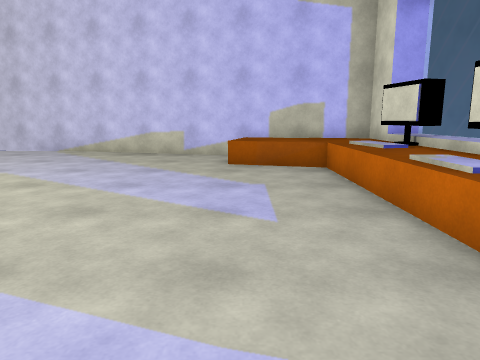
[1] (above)

14 first-person views from a walk through a 3-D level made in the Unity game engine. The camera is 1.3 m above the floor, tilts 10° down and sees 70° across. The floor is counted in squares, 1 m on a side. Each view is taken from the middle of a square. On the plan, view 1 faces up. The plan holds only what a view shows up to about 15 squares ahead; the rest is blank. The place goes on beyond the plan.

[2]
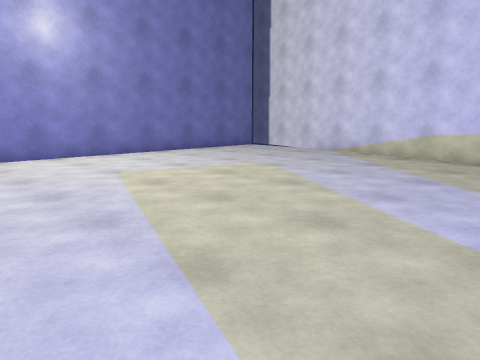

[3]
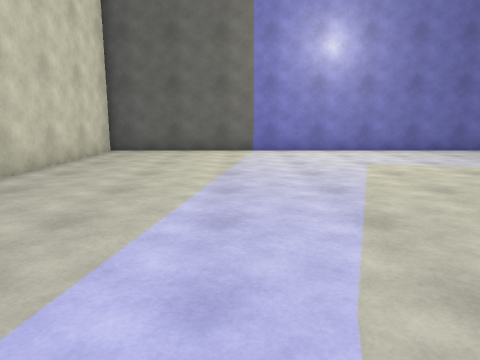

[4]
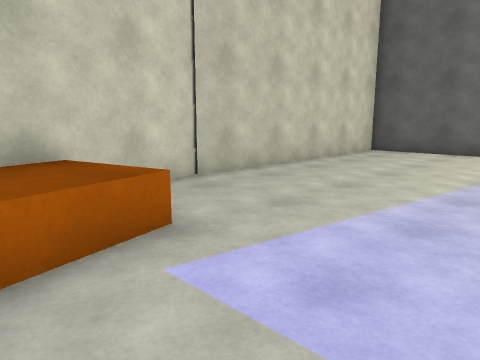

[5]
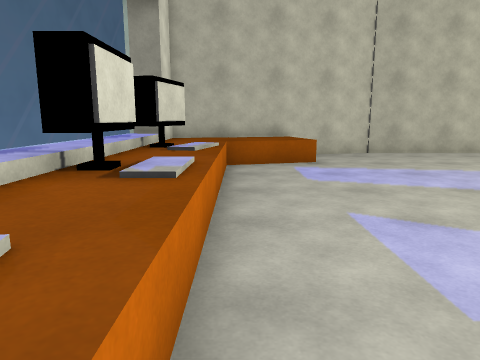

[6]
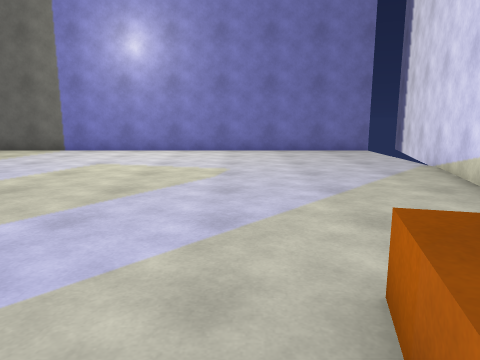

[7]
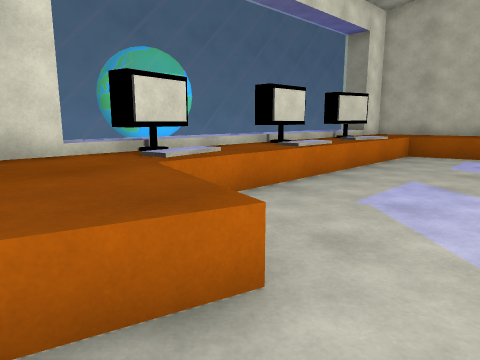

[8]
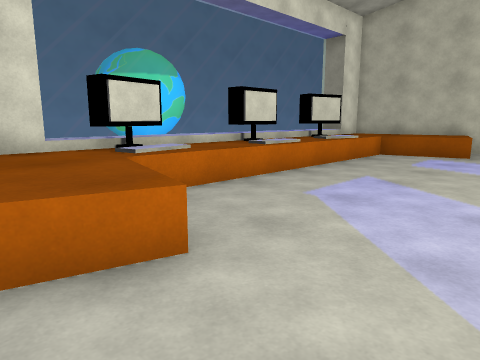

[9]
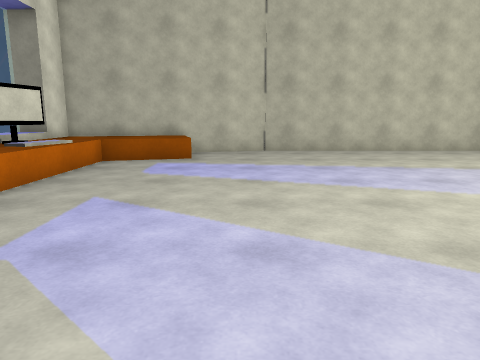

[10]
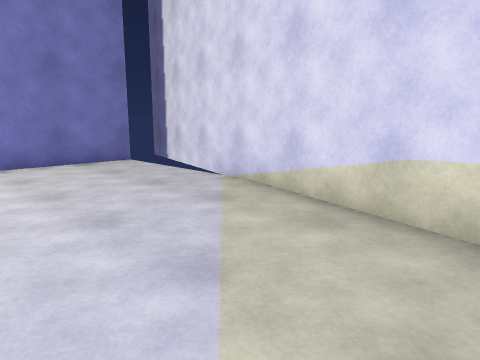

[11]
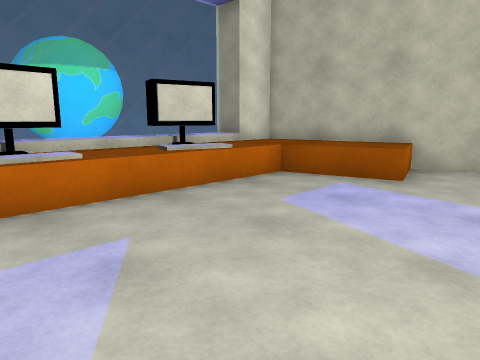

[12]
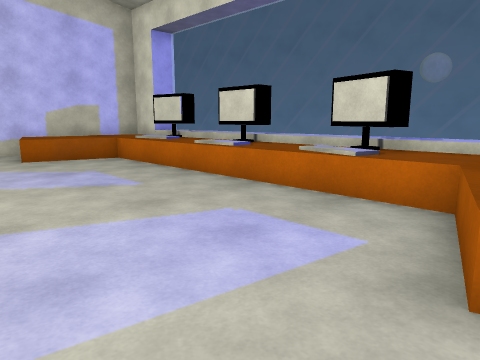

[13]
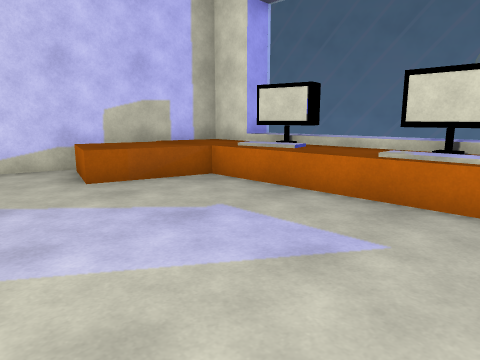

[14]
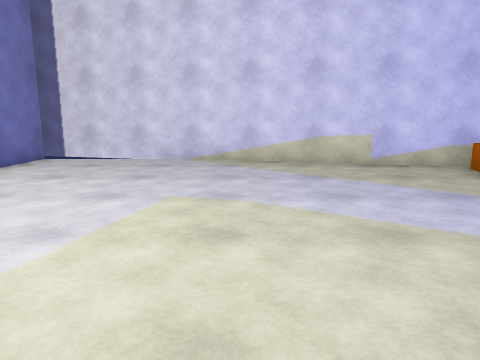

### Floor plan
Key: @ floor where view 1 was taken; # wall or solid block; . floor; ^ raised ledge; O other object.
Columns run from 13 left of view 1 to 5 right of it. Each row starts with its distance up from view 1.
 15 #######
 14 #.....#####
 13 #.........####
 12 #............^####
 11 #............^^^^^
 10 #............^^^^^#
  9 #...............^^^
  8 #...............^O^
  7 #...............^^^
  6 #...............^^^
  5 #...............^O^
  4 #...............^^^
  3 #...............^^^
  2 #...............^^^
  1 #...............^O^
  0 #............@..^O^
 -1 #.............^^^^#
 -2 #............^^^^^
 -3 #............^^^^^
 -4 #..........####
 -5 ############

Positions as (right, up) in squares from view 1, and headings:
1: (0, 0), facing up
2: (0, 1), facing up-left
3: (2, 1), facing left
4: (2, 2), facing down-left
5: (2, 9), facing down
6: (2, 9), facing left
7: (-2, 12), facing down-right
8: (-3, 12), facing down-right
9: (-2, 10), facing down
10: (-2, 9), facing up-left
11: (-3, 6), facing down-right
12: (-3, -2), facing up-right
13: (-3, 3), facing up-right
14: (-6, 3), facing up
